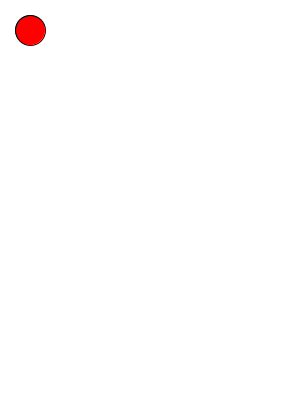
Frame 1 (no input)
Frame 60 (the mouse pressed at the canvas centre just before this capture): identical to frame 1, image omitted
Frame 120 (the mouse held since frame 60 and released just before this capture): identical to frame 1, image omitted

The Processing sketch that drew this single still picture (run headless with seeded random() and noise(); from frame 60 on, the mouse is pressed at the canvas centre):

// Processing sketch: Sikiysa_Yakala
// ── Sikiysa_Yakala.pde
void setup() {
  size(300, 400);
  fill(255, 0, 0);
  background(255);
  ellipse(x, y, 30, 30);
}


int x = 30;
int y = 30;
int r = 20;




void draw() {
  if (dist(x, y, mouseX, mouseY) < r) {
    background(255);
    x = int(random(width));
    y = int(random(height));
    ellipse(x, y, 30, 30);
  }
}
